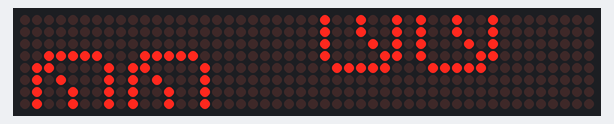
Simulated run of this sketch. Board: Arduino Uno, built with avr-gcc and run on an emulated ATmega328P. On the bench: 48×8 LED matrix.

Above: at 0.1 s.

The sketch:

LCDemoMatrix.ino
```cpp
//We always have to include the library
#include "LedControl.h"

/*
 Now we need a LedControl to work with.
 ***** These pin numbers will probably not work with your hardware *****
 pin 12 is connected to the DataIn
 pin 11 is connected to the CLK
 pin 10 is connected to LOAD
 We have only a single MAX72XX.
 */
LedControl lc=LedControl(12,11,10,6);

/* we always wait a bit between updates of the display */
unsigned long delaytime=100;

void setup() {
  /*
   The MAX72XX is in power-saving mode on startup,
   we have to do a wakeup call
   */
  lc.shutdown(0,false);
  lc.shutdown(1,false);
  lc.shutdown(2,false);
  lc.shutdown(3,false);
  lc.shutdown(4,false);
  lc.shutdown(5,false);
  /* Set the brightness to a medium values */
  lc.setIntensity(0,3);
  lc.setIntensity(1,3);
  lc.setIntensity(2,3);
  lc.setIntensity(3,3);
  lc.setIntensity(4,3);
  lc.setIntensity(5,3);
  /* and clear the display */
  lc.clearDisplay(0);
  lc.clearDisplay(1);
  lc.clearDisplay(2);
  lc.clearDisplay(3);
  lc.clearDisplay(4);
  lc.clearDisplay(5);
  //lc.setLed(0,2,7,true);
  //lc.setColumn(0,2,0x55);
}

/*
 This method will display the characters for the
 word "Arduino" one after the other on the matrix.
 (you need at least 5x7 leds to see the whole chars)
 */

byte zero[16]={B00000000,
B00000000,
B00000000,
B00111110,
B01100001,
B01010001,
B01001001,
B01001001,
B01001001,
B01001001,
B01000101,
B01000011,
B00111110,
B00000000,
B00000000,
B00000000};


void loop() {
 int i;
for(i=0;i<8;i++)
{
  lc.setRow(0,i,zero[i]);
  lc.setRow(1,i,zero[i]);
}

for(i=8;i<16;i++)
{
  lc.setRow(3,i-8,zero[i]);
  lc.setRow(4,i-8,zero[i]);

}

}
```
